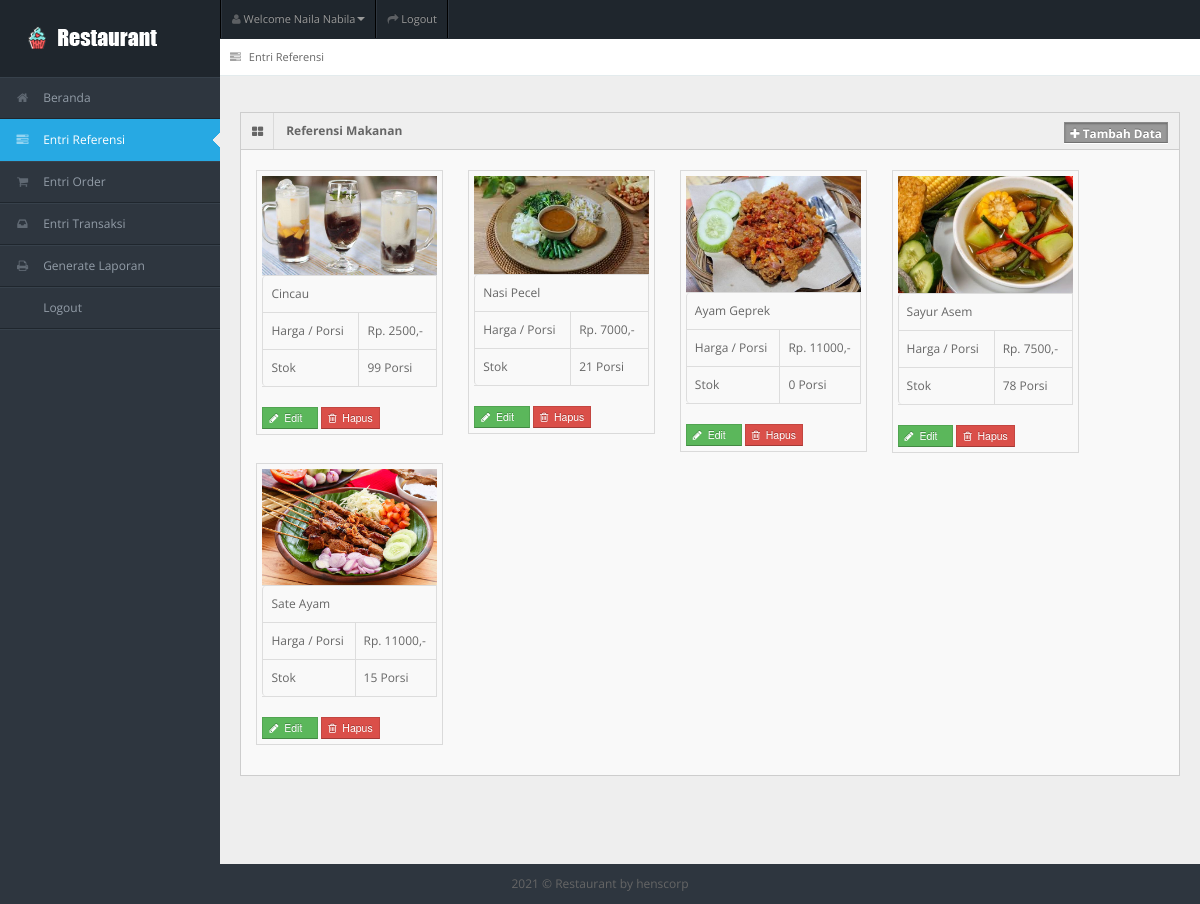
The page /entri_referensi.php (signed in) on the database its author committed.
### tables this page shows
CREATE TABLE `tb_user` (
  `id_user` int(11) NOT NULL,
  `username` varchar(150) NOT NULL,
  `password` varchar(150) NOT NULL,
  `nama_user` varchar(150) NOT NULL,
  `id_level` int(11) NOT NULL,
  `status` varchar(150) NOT NULL
);

CREATE TABLE `tb_masakan` (
  `id_masakan` int(11) NOT NULL,
  `nama_masakan` varchar(150) NOT NULL,
  `harga` varchar(150) NOT NULL,
  `stok` int(11) NOT NULL,
  `status_masakan` varchar(150) NOT NULL,
  `gambar_masakan` varchar(150) NOT NULL
);

### entri_referensi.php (the view, shortened to what this page needs)
<!DOCTYPE html>
<?php
include "connection/koneksi.php";
$id = $_SESSION['id_user'];
if(isset ($_SESSION['username'])){
  $query = "select * from tb_user natural join tb_level where id_user = $id";
  mysqli_query($conn, $query);
  $sql = mysqli_query($conn, $query);
  while($r = mysqli_fetch_array($sql)){
?>
<html lang="en">
<head>
<link rel="stylesheet" href="template/dashboard/css/bootstrap.min.css" />
<link rel="stylesheet" href="template/dashboard/css/bootstrap-responsive.min.css" />
<link rel="stylesheet" href="template/dashboard/css/fullcalendar.css" />
<link rel="stylesheet" href="template/dashboard/css/matrix-style.css" />
<link rel="stylesheet" href="template/dashboard/css/matrix-media.css" />
<link href="template/dashboard/font-awesome/css/font-awesome.css" rel="stylesheet" />
<link rel="stylesheet" href="template/dashboard/css/jquery.gritter.css" />
</head>
<body>
<div id="header">
  <h1><a href="entri_referensi.php">Entri Referensi</a></h1>
</div>
<div id="user-nav" class="navbar navbar-inverse">
  <ul class="nav">
    <li  class="dropdown" id="profile-messages" ><a title="" href="#" data-toggle="dropdown" data-target="#profile-messages" class="dropdown-toggle"><i class="icon icon-user"></i>  <span class="text">Welcome <?php echo $r['nama_user'];?></span><b class="caret"></b></a>
    </li>
    <li class=""><a title="" href="logout.php"><i class="icon icon-share-alt"></i> <span class="text">Logout</span></a></li>
  </ul>
</div>
<div id="sidebar"><a href="entri_referensi.php" class="visible-phone"><i class="icon icon-tasks"></i> <span>Entri Referensi</span></a>
  <ul>
    <?php
    if($r['id_level'] == 1){
  ?>
    <li><a href="beranda.php"><i class="icon icon-home"></i> <span>Beranda</span></a> </li>
    <li class="active"> <a href="entri_referensi.php"><i class="icon icon-tasks"></i> <span>Entri Referensi</span></a> </li>
    <li> <a href="entri_order.php"><i class="icon icon-shopping-cart"></i> <span>Entri Order</span></a> </li>
    <li> <a href="entri_transaksi.php"><i class="icon icon-inbox"></i> <span>Entri Transaksi</span></a> </li>
    <li> <a href="generate_laporan.php"><i class="icon icon-print"></i> <span>Generate Laporan</span></a> </li>
    <li> <a href="logout.php"><i class="icon icon-sign-out"></i> <span>Logout</span></a> </li>
  <?php
    } else if($r['id_level'] == 2){
  ?>
    <li><a href="beranda.php"><i class="icon icon-home"></i> <span>Beranda</span></a> </li>
    <li> <a href="entri_order.php"><i class="icon icon-shopping-cart"></i> <span>Entri Order</span></a> </li>
    <li> <a href="generate_laporan.php"><i class="icon icon-print"></i> <span>Generate Laporan</span></a> </li>
    <li> <a href="logout.php"><i class="icon icon-sign-out"></i> <span>Logout</span></a> </li>
  <?php
    } else if($r['id_level'] == 3){
  ?>
    <li><a href="beranda.php"><i class="icon icon-home"></i> <span>Beranda</span></a> </li>
    <li> <a href="entri_transaksi.php"><i class="icon icon-inbox"></i> <span>Entri Transaksi</span></a> </li>
    <li> <a href="generate_laporan.php"><i class="icon icon-print"></i> <span>Generate Laporan</span></a> </li>
    <li> <a href="logout.php"><i class="icon icon-sign-out"></i> <span>Logout</span></a> </li>
  <?php
    } else if($r['id_level'] == 4){
  ?>
    <li><a href="beranda.php"><i class="icon icon-home"></i> <span>Beranda</span></a> </li>
    <li> <a href="generate_laporan.php"><i class="icon icon-print"></i> <span>Generate Laporan</span></a> </li>
    <li> <a href="logout.php"><i class="icon icon-sign-out"></i> <span>Logout</span></a> </li>
  <?php
    } else if($r['id_level'] == 5){
  ?>
    <li><a href="beranda.php"><i class="icon icon-home"></i> <span>Beranda</span></a> </li>
    <li> <a href="entri_order.php"><i class="icon icon-shopping-cart"></i> <span>Entri Order</span></a> </li>
    <li> <a href="logout.php"><i class="icon icon-sign-out"></i> <span>Logout</span></a> </li>
  <?php
    }
  ?>
  </ul>
</div>
<div id="content">
  <div id="content-header">
    <div id="breadcrumb"> <a href="entri_referensi.php" title="Go to here" class="tip-bottom"><i class="icon icon-tasks"></i> Entri Referensi</a></div>
  </div>
  <div class="container-fluid">
    <div class="row-fluid">
    <?php
      if($r['id_level'] == 1){
    ?>
      <div class="widget-box">
        <div class="widget-title bg_lg"><span class="icon"><i class="icon-th-large"></i></span>
          <h5>Referensi Makanan</h5>
          <a href="tambah_menu.php" class="btn btn-info btn-mini label"><i class="icon-plus"></i>&nbsp;Tambah Data</a>
        </div>
        <div class="widget-content" >
          <ul class="thumbnails">
            <div class="btn-icon-pg">
              <ul>
                <?php
                  $query_data_makanan = "select * from tb_masakan order by id_masakan desc";
                  $sql_data_makanan = mysqli_query($conn, $query_data_makanan);
                  while($r_dt_makanan = mysqli_fetch_array($sql_data_makanan)){
                ?>
                    <li class="span2">
                      <a> <img src="gambar/<?php echo $r_dt_makanan['gambar_masakan']?>" alt="" > </a>
                      <table class="table table-bordered">
                        <tbody>
                          <tr>
                            <td><?php echo $r_dt_makanan['nama_masakan'];?></td>
                          </tr>
                          <tr>
                            <td>Harga / Porsi</td>
                            <td>Rp. <?php echo $r_dt_makanan['harga'];?>,-</td>
                          </tr>
                          <tr>
                            <td>Stok</td>
                            <td><?php echo $r_dt_makanan['stok'];?> Porsi</td>
                          </tr>
                        </tbody>
                      </table>
                      <form action="" method="post">
                        <button type="submit" value="<?php echo $r_dt_makanan['id_masakan'];?>" name="edit_menu" class="btn btn-success btn-mini"><i class='icon-pencil'></i>&nbsp;&nbsp;Edit &nbsp;&nbsp;</button>
                        <button type="submit" value="<?php echo $r_dt_makanan['id_masakan'];?>" name="hapus_menu" class="btn btn-mini btn-danger"><i class='icon icon-trash'></i>&nbsp; Hapus</button>
                      </form>
                    </li>
                  <?php
                    }
                  ?>
              </ul>
            </div>
          </ul>
        </div>
      </div>
      <?php
        }
      ?>
    </div>
  </div>
</div>
<div class="row-fluid">
  <div id="footer" class="span12"> <?php echo date('Y'); ?> &copy; Restaurant <a href="#">by henscorp</a> </div>
</div>
</body>
</html>
<?php
  }
} else {
  header('location: logout.php');
}
?>

### template/dashboard/css/matrix-media.css (style rules this page uses)
body { background:#2E363F; }
#header { background-color: #1f262d; margin-top:10px; }
#sidebar > ul { border-bottom: 1px solid #37414b }
#sidebar > ul > li { border-top: 1px solid #37414b; border-bottom: 1px solid #1f262d; }
#sidebar > ul > li.active { background-color: #27a9e3; border-bottom: 1px solid #27a9e3; border-top: 1px solid #27a9e3; }
#sidebar > ul > li.active a { color:#fff; text-decoration:none; }

### rows shown on the page
tb_user: nama_user "Naila Nabila"
tb_masakan: gambar_masakan (picture), nama_masakan "Cincau", harga "2500", stok "99", $r_dt_makanan['id_masakan'] 20 (drawn)
tb_masakan: gambar_masakan (picture), nama_masakan "Nasi Pecel", harga "7000", stok "21", $r_dt_makanan['id_masakan'] 19 (drawn)
tb_masakan: gambar_masakan (picture), nama_masakan "Ayam Geprek", harga "11000", stok "0", $r_dt_makanan['id_masakan'] 18 (drawn)
tb_masakan: gambar_masakan (picture), nama_masakan "Sayur Asem", harga "7500", stok "78", $r_dt_makanan['id_masakan'] 14 (drawn)
tb_masakan: gambar_masakan (picture), nama_masakan "Sate Ayam", harga "11000", stok "15", $r_dt_makanan['id_masakan'] 8 (drawn)
